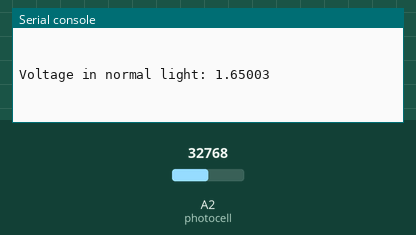
Simulated run of this program. Board: CircuitPython board. On the bench: the last lines printed to the serial console. The inputs (shaded band) are chosen by the test bench; at power-on: A2 (photocell) = 32768 (analog values on the 0–65535 scale).

Above: at 1.2 s.
1.3 s: A2 (photocell) set to 45874
At 2.4 s:
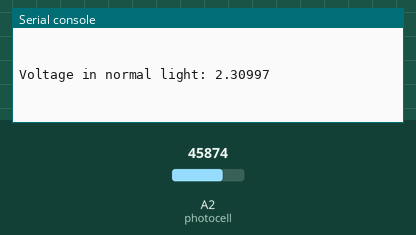
2.8 s: A2 (photocell) set to 57670
At 3.8 s:
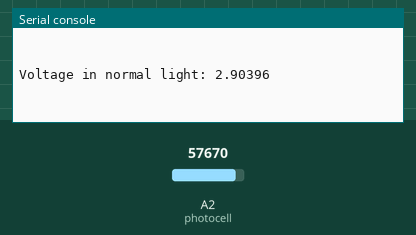
Timing chart, 0 to 5.8 s (numbered marks = the images above; inputs shaded):
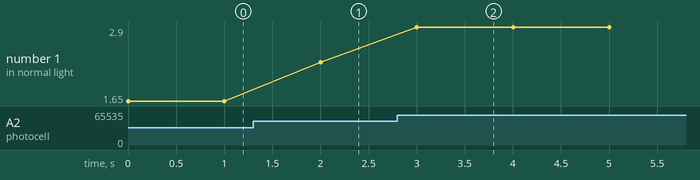

The program:

code.py
```python
import board
import analogio
import time

"""
Step 1

Calibrating our light sensor to the brightness of the room we are in so that
we can tell when it gets brighter or darker relative to the room

"""

photocell = analogio.AnalogIn(board.A2);

"""

A function that calculates the voltage measured across the light sensor.
Dividing by 2**16 - 1 converts a number from an analog value to a voltage reading.

"""
def analog_voltage(adc):
    return adc.value / ((2 ** 16) - 1) * adc.reference_voltage;

while True:
    volts = analog_voltage(photocell);
    print('Voltage in normal light: {0}\n\n'.format(volts));
    time.sleep(1.0);
```

Measured:
- after the input at 1.3 s, the serial console: prints a new line after 0.70 s (image 1)
- after the input at 2.8 s, the serial console: prints a new line after 0.20 s (image 2)
- plotted number 1: 1.65 → 2.31 after the input at 1.3 s, 2.31 → 2.9 after the input at 2.8 s
